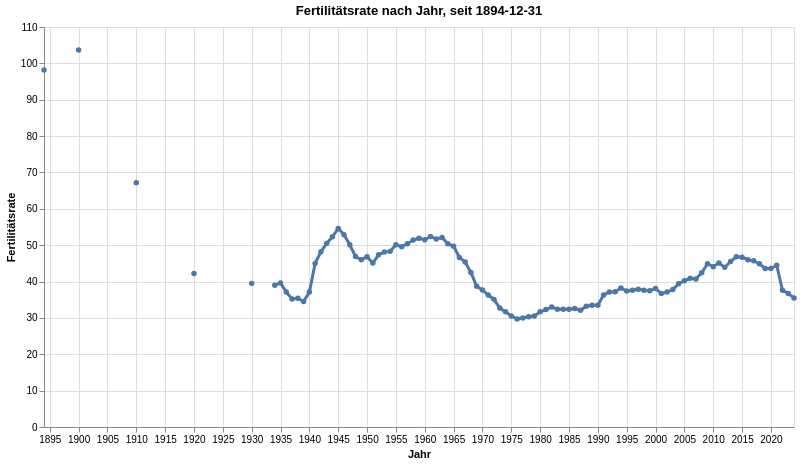

Notebook source saved alongside this figure:
### Code cell
grafik1 = mypy_dv.plot_altair_multiline_highlight(
    data = myAgg1.reset_index()
    ,x = 'StichtagDatJahr'
    ,y = 'Fertilitaetsrate_noDM'
    ,x_beschriftung = 'Jahr'
    , y_beschriftung = 'Fertilitätsrate'
    #,category = "Datenquelle_Bestand" #Datenquelle_Bestand #oder Datenquelle_Geburten
    ,category_beschriftung= 'Legende:'
    ,warning_status = "ignore" #always or ignore
    ,myTitle="Fertilitätsrate nach Jahr, seit "+data_min_date
)
grafik1

### Figure 1 — Vega-Lite specification as saved in the notebook (floating-point values rounded to 4 significant figures; data arrays with more than 128 entries replaced by an {"elided": "..."} marker saying what was removed)
{"config": {"view": {"continuousWidth": 300, "continuousHeight": 300}}, "layer": [{"mark": {"type": "circle"}, "encoding": {"opacity": {"value": 1.3}, "tooltip": [{"field": "StichtagDatJahr", "type": "temporal"}, {"field": "Fertilitaetsrate_noDM", "type": "quantitative"}], "x": {"axis": {"title": "Jahr"}, "field": "StichtagDatJahr", "type": "temporal"}, "y": {"axis": {"title": "Fertilitätsrate"}, "field": "Fertilitaetsrate_noDM", "type": "quantitative"}}, "name": "view_18", "title": "Fertilitätsrate nach Jahr, seit 1894-12-31"}, {"mark": {"type": "line"}, "encoding": {"size": {"condition": {"test": {"not": {"param": "param_18"}}, "value": 1.2}, "value": 3}, "tooltip": [{"field": "StichtagDatJahr", "type": "temporal"}, {"field": "Fertilitaetsrate_noDM", "type": "quantitative"}], "x": {"axis": {"title": "Jahr"}, "field": "StichtagDatJahr", "type": "temporal"}, "y": {"axis": {"title": "Fertilitätsrate"}, "field": "Fertilitaetsrate_noDM", "type": "quantitative"}}, "title": "Fertilitätsrate nach Jahr, seit 1894-12-31"}], "data": {"name": "data-bceb28b71a22f5a3a108937f86c98c5a"}, "height": 400, "params": [{"name": "param_18", "select": {"type": "point", "fields": [""], "nearest": true, "on": "pointerover"}, "views": ["view_18"]}], "width": 750, "$schema": "https://vega.github.io/schema/vega-lite/v5.8.0.json", "datasets": {"data-bceb28b71a22f5a3a108937f86c98c5a": {"elided": "131 records"}}}
